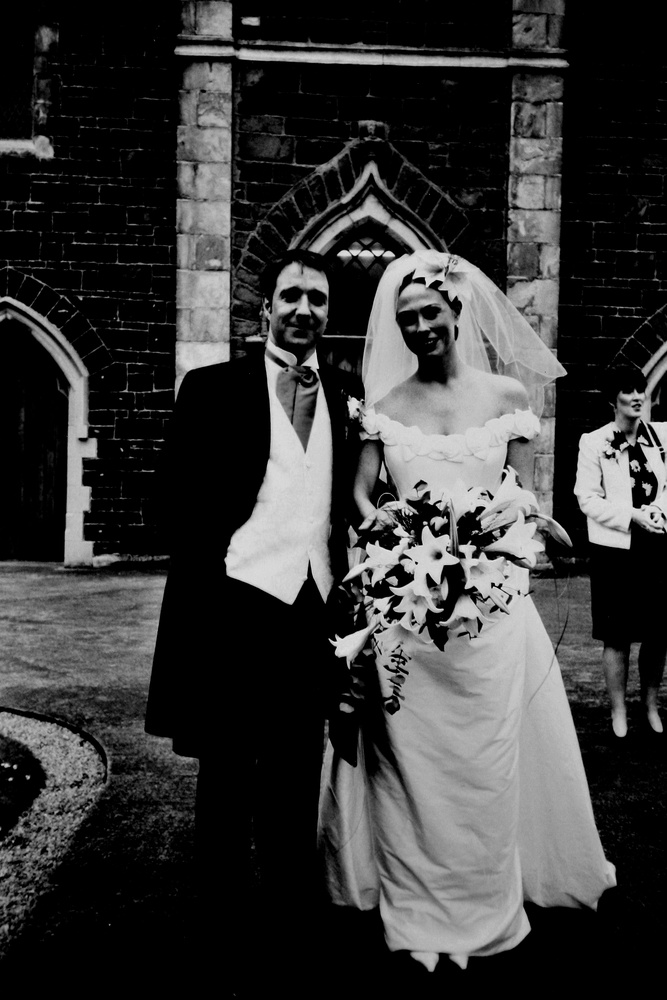
#> input picture third/VM2F9231GRAYBAD.jpg, 667 x 1000 px, shrunk from 2096 x 3144 before the run
$ python equalhist.py
#> lines starting #> are read from the running program, lines starting #| are printed output that depends on the picture

import cv2
import numpy as np

img = cv2.imread('VM2F9231GRAYBAD.jpg', 0)
#> img is the input picture: shape (1000, 667); min 0, max 233, mean 56.3

histeq = cv2.equalizeHist(img)
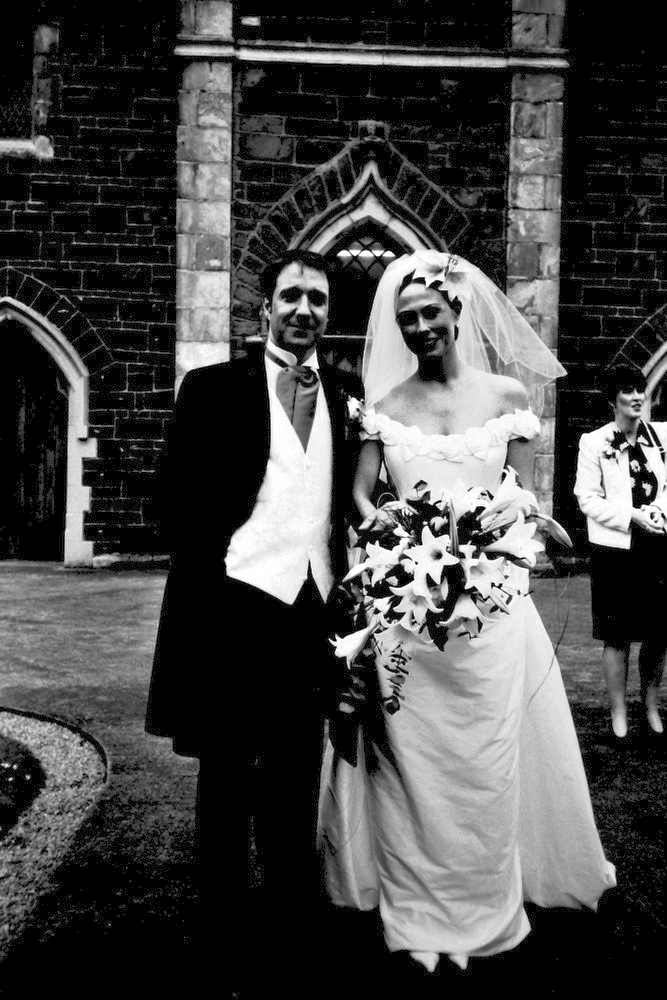
#> histeq: shape (1000, 667); min 0, max 255, mean 70.7

#cv2.imshow('Input', img)
#cv2.imshow('Histogram equalized', histeq)
cv2.imwrite('hello.jpg',histeq)
cv2.waitKey(0)
